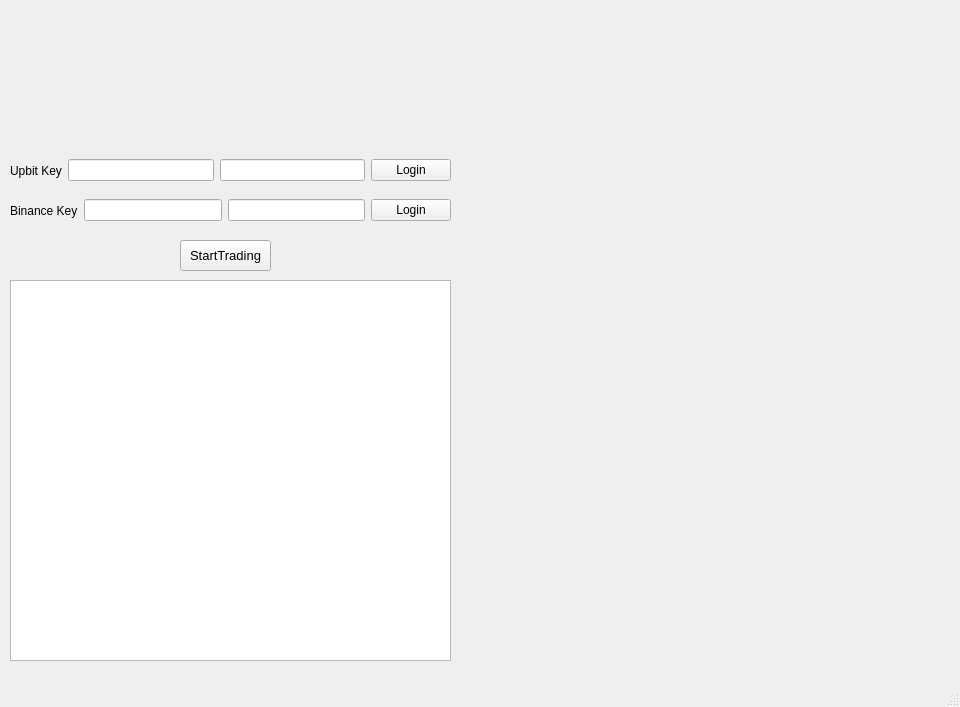
<?xml version="1.0" encoding="UTF-8"?>
<ui version="4.0">
 <class>MainWindow</class>
 <widget class="QMainWindow" name="MainWindow">
  <property name="geometry">
   <rect>
    <x>0</x>
    <y>0</y>
    <width>960</width>
    <height>707</height>
   </rect>
  </property>
  <property name="windowTitle">
   <string>MainWindow</string>
  </property>
  <widget class="QWidget" name="centralwidget">
   <widget class="OrderbookWidget" name="widget" native="true">
    <property name="geometry">
     <rect>
      <x>460</x>
      <y>0</y>
      <width>501</width>
      <height>661</height>
     </rect>
    </property>
   </widget>
   <widget class="OverviewWidget" name="widget_2" native="true">
    <property name="geometry">
     <rect>
      <x>0</x>
      <y>0</y>
      <width>461</width>
      <height>151</height>
     </rect>
    </property>
   </widget>
   <widget class="QWidget" name="horizontalLayoutWidget">
    <property name="geometry">
     <rect>
      <x>10</x>
      <y>150</y>
      <width>441</width>
      <height>41</height>
     </rect>
    </property>
    <layout class="QHBoxLayout" name="horizontalLayout">
     <item>
      <widget class="QLabel" name="label">
       <property name="text">
        <string>Upbit Key</string>
       </property>
      </widget>
     </item>
     <item>
      <widget class="QLineEdit" name="apikey1">
       <property name="echoMode">
        <enum>QLineEdit::Password</enum>
       </property>
      </widget>
     </item>
     <item>
      <widget class="QLineEdit" name="seckey1">
       <property name="echoMode">
        <enum>QLineEdit::Password</enum>
       </property>
      </widget>
     </item>
     <item>
      <widget class="QPushButton" name="upbitButton">
       <property name="text">
        <string>Login</string>
       </property>
      </widget>
     </item>
    </layout>
   </widget>
   <widget class="QWidget" name="horizontalLayoutWidget_2">
    <property name="geometry">
     <rect>
      <x>10</x>
      <y>190</y>
      <width>441</width>
      <height>41</height>
     </rect>
    </property>
    <layout class="QHBoxLayout" name="horizontalLayout_2">
     <item>
      <widget class="QLabel" name="label_2">
       <property name="text">
        <string>Binance Key</string>
       </property>
      </widget>
     </item>
     <item>
      <widget class="QLineEdit" name="apikey2">
       <property name="echoMode">
        <enum>QLineEdit::Password</enum>
       </property>
      </widget>
     </item>
     <item>
      <widget class="QLineEdit" name="seckey2">
       <property name="inputMask">
        <string/>
       </property>
       <property name="text">
        <string/>
       </property>
       <property name="echoMode">
        <enum>QLineEdit::Password</enum>
       </property>
      </widget>
     </item>
     <item>
      <widget class="QPushButton" name="binanceButton">
       <property name="text">
        <string>Login</string>
       </property>
      </widget>
     </item>
    </layout>
   </widget>
   <widget class="QTextEdit" name="textEdit">
    <property name="geometry">
     <rect>
      <x>10</x>
      <y>280</y>
      <width>441</width>
      <height>381</height>
     </rect>
    </property>
   </widget>
   <widget class="QPushButton" name="StartButton">
    <property name="geometry">
     <rect>
      <x>180</x>
      <y>240</y>
      <width>91</width>
      <height>31</height>
     </rect>
    </property>
    <property name="font">
     <font>
      <pointsize>10</pointsize>
     </font>
    </property>
    <property name="text">
     <string>StartTrading</string>
    </property>
   </widget>
  </widget>
  <widget class="QMenuBar" name="menubar">
   <property name="geometry">
    <rect>
     <x>0</x>
     <y>0</y>
     <width>960</width>
     <height>21</height>
    </rect>
   </property>
  </widget>
  <widget class="QStatusBar" name="statusbar"/>
 </widget>
 <customwidgets>
  <customwidget>
   <class>OrderbookWidget</class>
   <extends>QWidget</extends>
   <header>PremiumTable</header>
   <container>1</container>
  </customwidget>
  <customwidget>
   <class>OverviewWidget</class>
   <extends>QWidget</extends>
   <header>overview</header>
   <container>1</container>
  </customwidget>
 </customwidgets>
 <resources/>
 <connections/>
</ui>
